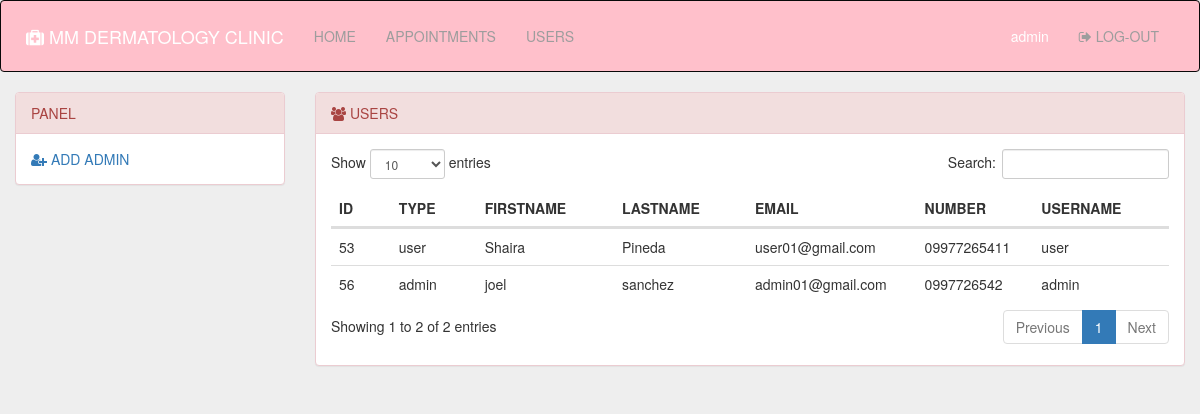
The page /admin/users.php (signed in) on the database its author committed.
### tables this page shows
CREATE TABLE `users` (
  `id` int(11) NOT NULL,
  `username` varchar(100) NOT NULL,
  `email` varchar(100) NOT NULL,
  `user_type` varchar(100) NOT NULL,
  `password` varchar(100) NOT NULL,
  `status` varchar(100) NOT NULL,
  `address` varchar(100) NOT NULL,
  `number` varchar(100) NOT NULL,
  `firstname` varchar(100) NOT NULL,
  `lastname` varchar(100) NOT NULL
);

### admin/users.php (the view, shortened to what this page needs)
<?php
include('../functions.php');
?>
<!DOCTYPE html>
<html>
<head>
	<link rel="stylesheet" type="text/css" href="../css/bootstrap.min.css">
	<link rel="stylesheet" type="text/css" href="../css/font-awesome.css">
	<link rel="stylesheet" href="../css/dataTables.bootstrap.min.css">
</head>
<body style="background-color: #EEE;">
	<nav class="navbar navbar-inverse" style="background-color: pink; padding: 10px 10px;">
	  <div class="container-fluid">
	    <div class="navbar-header">
	      <a class="navbar-brand" style="color: white;"><i class="fa fa-medkit"></i> MM DERMATOLOGY CLINIC</a>
	    </div>
	    <div class="collapse navbar-collapse" id="myNavbar">
	      <ul class="nav navbar-nav navbar-center">
	        <li style="border-style: inset; border: 1px white;"><a  href="home.php">HOME</a></li>
	        <li style="border-style: inset; border: 1px white;"><a  href="appointments.php">APPOINTMENTS</a></li>
	        <li style="border-style: inset; border: 1px white;"><a  href="users.php">USERS</a></li>
	      </ul>
	      <ul class="nav navbar-nav navbar-right">
	      	<li><a href="" style="color: white; cursor: default;"><?php echo $_SESSION['user']['username']; ?></a></li>
		      <li><a href="home.php?logout='1'"><span class=" fa fa-sign-out"></span> LOG-OUT</a></li>
		    </ul>
	    </div>
	  </div>
	</nav>
	<div class="container-fluid">
		<div class="row">
			<div class="col-md-3">
				<div class="panel panel-danger">
				    <div class="panel-heading">PANEL</div>
					<div class="panel-body">
						<a href="add_admin.php"><i class='fa fa-user-plus'></i> ADD ADMIN</a>
					</div>
				</div>
			</div>
			<div class="col-md-9">
				<div class="panel panel-danger">
				    <div class="panel-heading"><i class="fa fa-users"></i> USERS</div>
				    <div class="panel-body">
				    	<table id="ap_list" class="table table-hover">
							<thead>
								<tr>
									<th>ID</th>
									<th>TYPE</th>
									<th>FIRSTNAME</th>
									<th>LASTNAME</th>
									<th>EMAIL</th>
									<th>NUMBER</th>
									<th>USERNAME</th>
								</tr>
							</thead>
							<tbody>
								<?php
									$sql = "SELECT * FROM users";
									$result = mysqli_query($db,$sql);
									while ($row = mysqli_fetch_array($result))
									{
								?>
								<tr>
									<td><?php echo $row['id'];?></td>
									<td><?php echo $row['user_type'];?></td>
									<td><?php echo $row['firstname']; ?> </td>
									<td><?php echo $row['lastname']; ?></td>
									<td><?php echo $row['email'];?></td>
									<td><?php echo $row['number'];?></td>
									<td><?php echo $row['username'];?></td>
								</tr>
								<?php } ?>
							</tbody>
						</table>
				    </div>
				</div>
			</div>
		</div>
	</div>
</body>
</html>

### rows shown on the page
users: id "53", user_type "user", firstname "Shaira", lastname "Pineda", email "user01@gmail.com", number "09977265411", username "user"
users: id "56", user_type "admin", firstname "joel", lastname "sanchez", email "admin01@gmail.com", number "0997726542", username "admin"

### other values the page prints
$_SESSION['user']['username'] "admin"
